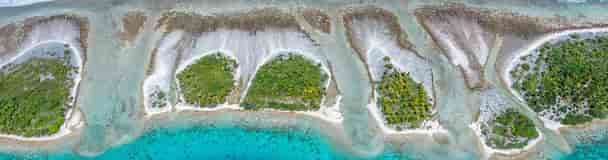
#> input picture processamento de imagens/Processamento de imagens/polinesiaFrancesa.png, 608 x 160 px, found by its file name
$ python '_Tons de Cinza.py'
#> lines starting #> are read from the running program, lines starting #| are printed output that depends on the picture
from PIL import Image


def converter_para_tons_de_cinza(imagem):
    # Abre a imagem
    img = Image.open(imagem)
#> img is the input picture: PIL image 608x160 RGB; mean R, G, B 134.3, 157.5, 145.2

    # Converte para tons de cinza
    img_gray = img.convert('L')
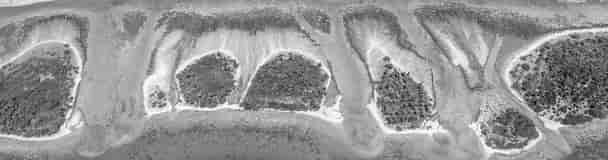
#> img_gray: PIL image 608x160 L; min 5, max 255, mean 149.2

    # Salva a imagem em tons de cinza
    img_gray.save('imagem_cinza.jpg')

    print("Imagem convertida para tons de cinza com sucesso!")


# Chamada da função
converter_para_tons_de_cinza(r'C:\\Users\\nagam\\OneDrive\\Documentos\\Processamento de imagens\\polinesiaFrancesa.png')
